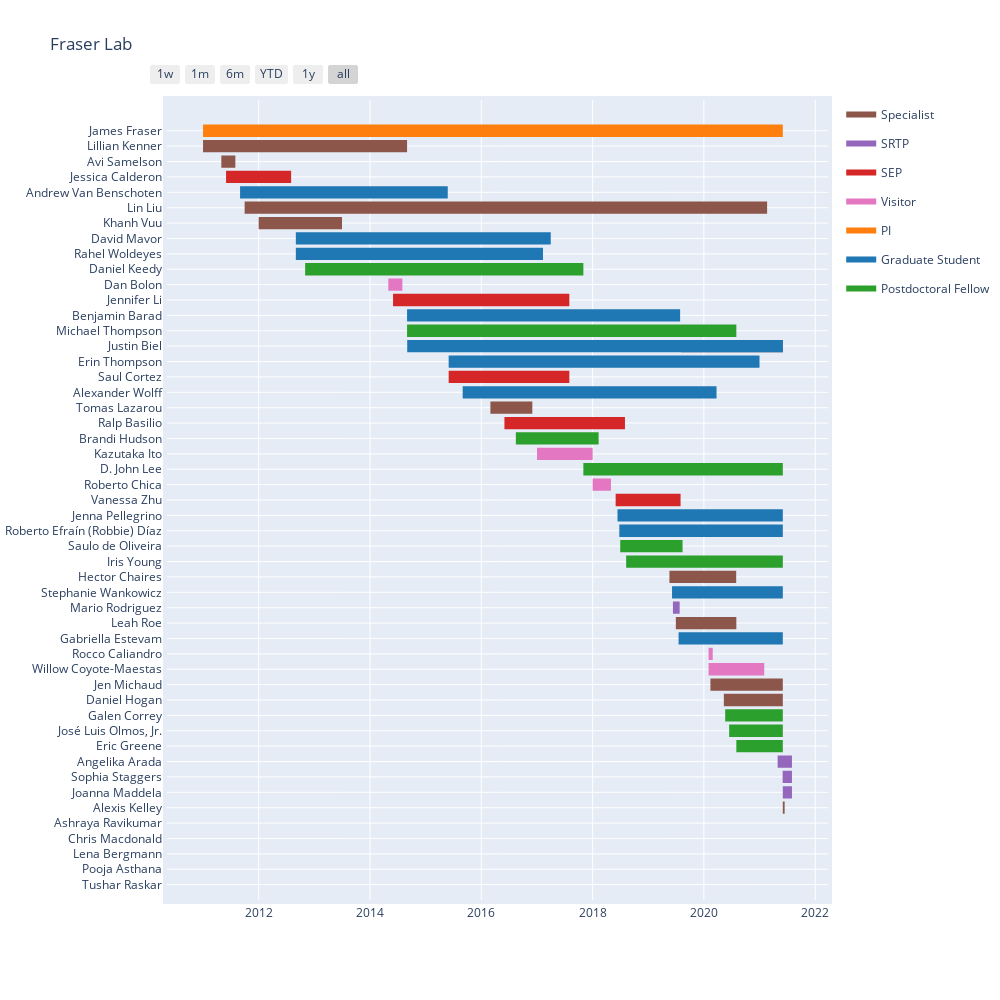

Source (notebook cell):
### Code cell
import plotly.figure_factory as ff
import plotly.graph_objects as go

# Gantt chart in Plotly has mandatory format of data columns
df.columns = ['Task', 'Start', 'Finish', 'Role']

fig_plotly = ff.create_gantt(df, index_col='Role', title='Fraser Lab',
                             show_colorbar=True, bar_width=0.4, showgrid_x=True, showgrid_y=True, group_tasks=True)

fig_plotly.update_layout(
    autosize=True,
    width=1000,
    height=1000,
    margin=go.layout.Margin(
        l=150,
        r=5,
        b=100,
        t=100,
        pad=4
    )
)

### Figure 1 — Plotly figure (JSON) as saved in the notebook; plotly's stock layout.template omitted (floating-point values rounded to 4 significant figures)
{"data": [{"fill": "toself", "fillcolor": "rgb(140, 86, 75)", "hoverinfo": "name", "legendgroup": "rgb(140, 86, 75)", "mode": "none", "name": "Specialist", "showlegend": true, "type": "scatter", "x": ["2011-01-01", "2014-09-01", "2014-09-01", "2011-01-01", "2011-01-01", "2011-05-01", "2011-08-01", "2011-08-01", "2011-05-01", "2011-05-01", "2011-10-01", "2021-02-19", "2021-02-19", "2011-10-01", "2011-10-01", "2012-01-01", "2013-07-01", "2013-07-01", "2012-01-01", "2012-01-01", "2016-03-01", "2016-12-01", "2016-12-01", "2016-03-01", "2016-03-01", "2019-05-20", "2020-07-31", "2020-07-31", "2019-05-20", "2019-05-20", "2019-07-01", "2020-08-01", "2020-08-01", "2019-07-01", "2019-07-01", "2019-08-05", "2021-06-02", "2021-06-02", "2019-08-05", "2019-08-05", "2020-02-13", "2021-06-02", "2021-06-02", "2020-02-13", "2020-02-13", "2020-05-11", "2021-06-02", "2021-06-02", "2020-05-11", "2020-05-11", "2021-06-14", "2021-06-02", "2021-06-02", "2021-06-14", "2021-06-14", null, null, null, null], "y": [47.6, 47.6, 48.4, 48.4, null, 46.6, 46.6, 47.4, 47.4, null, 43.6, 43.6, 44.4, 44.4, null, 42.6, 42.6, 43.4, 43.4, null, 30.6, 30.6, 31.4, 31.4, null, 19.6, 19.6, 20.4, 20.4, null, 16.6, 16.6, 17.4, 17.4, null, 34.6, 34.6, 35.4, 35.4, null, 12.6, 12.6, 13.4, 13.4, null, 11.6, 11.6, 12.4, 12.4, null, 4.6, 4.6, 5.4, 5.4, null, 1.6, 1.6, 2.4, 2.4]}, {"fill": "toself", "fillcolor": "rgb(148, 103, 189)", "hoverinfo": "name", "legendgroup": "rgb(148, 103, 189)", "mode": "none", "name": "SRTP", "showlegend": true, "type": "scatter", "x": ["2019-06-12", "2019-07-26", "2019-07-26", "2019-06-12", "2019-06-12", "2021-04-29", "2021-08-01", "2021-08-01", "2021-04-29", "2021-04-29", "2021-06-01", "2021-08-01", "2021-08-01", "2021-06-01", "2021-06-01", "2021-06-02", "2021-08-01", "2021-08-01", "2021-06-02"], "y": [17.6, 17.6, 18.4, 18.4, null, 7.6, 7.6, 8.4, 8.4, null, 6.6, 6.6, 7.4, 7.4, null, 5.6, 5.6, 6.4, 6.4]}, {"fill": "toself", "fillcolor": "rgb(214, 39, 40)", "hoverinfo": "name", "legendgroup": "rgb(214, 39, 40)", "mode": "none", "name": "SEP", "showlegend": true, "type": "scatter", "x": ["2011-06-01", "2012-08-01", "2012-08-01", "2011-06-01", "2011-06-01", "2014-06-01", "2017-08-01", "2017-08-01", "2014-06-01", "2014-06-01", "2015-06-01", "2017-08-01", "2017-08-01", "2015-06-01", "2015-06-01", "2016-06-01", "2018-08-01", "2018-08-01", "2016-06-01", "2016-06-01", "2018-06-01", "2019-08-01", "2019-08-01", "2018-06-01"], "y": [45.6, 45.6, 46.4, 46.4, null, 37.6, 37.6, 38.4, 38.4, null, 32.6, 32.6, 33.4, 33.4, null, 29.6, 29.6, 30.4, 30.4, null, 24.6, 24.6, 25.4, 25.4]}, {"fill": "toself", "fillcolor": "rgb(227, 119, 194)", "hoverinfo": "name", "legendgroup": "rgb(227, 119, 194)", "mode": "none", "name": "Visitor", "showlegend": true, "type": "scatter", "x": ["2014-05-01", "2014-08-01", "2014-08-01", "2014-05-01", "2014-05-01", "2017-01-01", "2018-01-01", "2018-01-01", "2017-01-01", "2017-01-01", "2018-01-01", "2018-05-01", "2018-05-01", "2018-01-01", "2018-01-01", "2020-02-01", "2020-02-28", "2020-02-28", "2020-02-01", "2020-02-01", "2020-02-01", "2021-01-31", "2021-01-31", "2020-02-01"], "y": [38.6, 38.6, 39.4, 39.4, null, 27.6, 27.6, 28.4, 28.4, null, 25.6, 25.6, 26.4, 26.4, null, 14.6, 14.6, 15.4, 15.4, null, 13.6, 13.6, 14.4, 14.4]}, {"fill": "toself", "fillcolor": "rgb(255, 127, 14)", "hoverinfo": "name", "legendgroup": "rgb(255, 127, 14)", "mode": "none", "name": "PI", "showlegend": true, "type": "scatter", "x": ["2011-01-01", "2021-06-02", "2021-06-02", "2011-01-01"], "y": [48.6, 48.6, 49.4, 49.4]}, {"fill": "toself", "fillcolor": "rgb(31, 119, 180)", "hoverinfo": "name", "legendgroup": "rgb(31, 119, 180)", "mode": "none", "name": "Graduate Student", "showlegend": true, "type": "scatter", "x": ["2011-09-01", "2015-05-26", "2015-05-26", "2011-09-01", "2011-09-01", "2012-09-01", "2017-04-01", "2017-04-01", "2012-09-01", "2012-09-01", "2012-09-01", "2017-02-09", "2017-02-09", "2012-09-01", "2012-09-01", "2014-09-01", "2019-07-29", "2019-07-29", "2014-09-01", "2014-09-01", "2014-09-02", "2021-06-02", "2021-06-02", "2014-09-02", "2014-09-02", "2015-06-01", "2020-12-31", "2020-12-31", "2015-06-01", "2015-06-01", "2015-09-01", "2020-03-24", "2020-03-24", "2015-09-01", "2015-09-01", "2018-06-13", "2021-06-02", "2021-06-02", "2018-06-13", "2018-06-13", "2018-06-25", "2021-06-02", "2021-06-02", "2018-06-25", "2018-06-25", "2019-06-06", "2021-06-02", "2021-06-02", "2019-06-06", "2019-06-06", "2019-07-19", "2021-06-02", "2021-06-02", "2019-07-19"], "y": [44.6, 44.6, 45.4, 45.4, null, 41.6, 41.6, 42.4, 42.4, null, 40.6, 40.6, 41.4, 41.4, null, 36.6, 36.6, 37.4, 37.4, null, 34.6, 34.6, 35.4, 35.4, null, 33.6, 33.6, 34.4, 34.4, null, 31.6, 31.6, 32.4, 32.4, null, 23.6, 23.6, 24.4, 24.4, null, 22.6, 22.6, 23.4, 23.4, null, 18.6, 18.6, 19.4, 19.4, null, 15.6, 15.6, 16.4, 16.4]}, {"fill": "toself", "fillcolor": "rgb(44, 160, 44)", "hoverinfo": "name", "legendgroup": "rgb(44, 160, 44)", "mode": "none", "name": "Postdoctoral Fellow", "showlegend": true, "type": "scatter", "x": ["2012-11-01", "2017-11-01", "2017-11-01", "2012-11-01", "2012-11-01", "2014-09-01", "2020-08-01", "2020-08-01", "2014-09-01", "2014-09-01", "2016-08-15", "2018-02-09", "2018-02-09", "2016-08-15", "2016-08-15", "2017-11-01", "2021-06-02", "2021-06-02", "2017-11-01", "2017-11-01", "2018-07-01", "2019-08-14", "2019-08-14", "2018-07-01", "2018-07-01", "2018-08-09", "2021-06-02", "2021-06-02", "2018-08-09", "2018-08-09", "2020-05-20", "2021-06-02", "2021-06-02", "2020-05-20", "2020-05-20", "2020-06-15", "2021-06-02", "2021-06-02", "2020-06-15", "2020-06-15", "2020-08-01", "2021-06-02", "2021-06-02", "2020-08-01", "2020-08-01", null, null, null, null, null, null, null, null, null, null, null, null, null, null, null, null, null, null, null], "y": [39.6, 39.6, 40.4, 40.4, null, 35.6, 35.6, 36.4, 36.4, null, 28.6, 28.6, 29.4, 29.4, null, 26.6, 26.6, 27.4, 27.4, null, 21.6, 21.6, 22.4, 22.4, null, 20.6, 20.6, 21.4, 21.4, null, 10.6, 10.6, 11.4, 11.4, null, 9.6, 9.6, 10.4, 10.4, null, 8.6, 8.6, 9.4, 9.4, null, 3.6, 3.6, 4.4, 4.4, null, 2.6, 2.6, 3.4, 3.4, null, 0.6, 0.6, 1.4, 1.4, null, -0.4, -0.4, 0.4, 0.4]}, {"legendgroup": "rgb(140, 86, 75)", "marker": {"color": "rgb(140, 86, 75)", "opacity": 0, "size": 1}, "mode": "markers", "name": "", "showlegend": false, "text": [null, null, null, null, null, null, null, null, null, null, null, null, null, null, null, null, null, null, null, null, null, null, null, null], "type": "scatter", "x": ["2011-01-01", "2014-09-01", "2011-05-01", "2011-08-01", "2011-10-01", "2021-02-19", "2012-01-01", "2013-07-01", "2016-03-01", "2016-12-01", "2019-05-20", "2020-07-31", "2019-07-01", "2020-08-01", "2019-08-05", "2021-06-02", "2020-02-13", "2021-06-02", "2020-05-11", "2021-06-02", "2021-06-14", "2021-06-02", null, null], "y": [48, 48, 47, 47, 44, 44, 43, 43, 31, 31, 20, 20, 17, 17, 35, 35, 13, 13, 12, 12, 5, 5, 2, 2]}, {"legendgroup": "rgb(148, 103, 189)", "marker": {"color": "rgb(148, 103, 189)", "opacity": 0, "size": 1}, "mode": "markers", "name": "", "showlegend": false, "text": [null, null, null, null, null, null, null, null], "type": "scatter", "x": ["2019-06-12", "2019-07-26", "2021-04-29", "2021-08-01", "2021-06-01", "2021-08-01", "2021-06-02", "2021-08-01"], "y": [18, 18, 8, 8, 7, 7, 6, 6]}, {"legendgroup": "rgb(214, 39, 40)", "marker": {"color": "rgb(214, 39, 40)", "opacity": 0, "size": 1}, "mode": "markers", "name": "", "showlegend": false, "text": [null, null, null, null, null, null, null, null, null, null], "type": "scatter", "x": ["2011-06-01", "2012-08-01", "2014-06-01", "2017-08-01", "2015-06-01", "2017-08-01", "2016-06-01", "2018-08-01", "2018-06-01", "2019-08-01"], "y": [46, 46, 38, 38, 33, 33, 30, 30, 25, 25]}, {"legendgroup": "rgb(227, 119, 194)", "marker": {"color": "rgb(227, 119, 194)", "opacity": 0, "size": 1}, "mode": "markers", "name": "", "showlegend": false, "text": [null, null, null, null, null, null, null, null, null, null], "type": "scatter", "x": ["2014-05-01", "2014-08-01", "2017-01-01", "2018-01-01", "2018-01-01", "2018-05-01", "2020-02-01", "2020-02-28", "2020-02-01", "2021-01-31"], "y": [39, 39, 28, 28, 26, 26, 15, 15, 14, 14]}, {"legendgroup": "rgb(255, 127, 14)", "marker": {"color": "rgb(255, 127, 14)", "opacity": 0, "size": 1}, "mode": "markers", "name": "", "showlegend": false, "text": [null, null], "type": "scatter", "x": ["2011-01-01", "2021-06-02"], "y": [49, 49]}, {"legendgroup": "rgb(31, 119, 180)", "marker": {"color": "rgb(31, 119, 180)", "opacity": 0, "size": 1}, "mode": "markers", "name": "", "showlegend": false, "text": [null, null, null, null, null, null, null, null, null, null, null, null, null, null, null, null, null, null, null, null, null, null], "type": "scatter", "x": ["2011-09-01", "2015-05-26", "2012-09-01", "2017-04-01", "2012-09-01", "2017-02-09", "2014-09-01", "2019-07-29", "2014-09-02", "2021-06-02", "2015-06-01", "2020-12-31", "2015-09-01", "2020-03-24", "2018-06-13", "2021-06-02", "2018-06-25", "2021-06-02", "2019-06-06", "2021-06-02", "2019-07-19", "2021-06-02"], "y": [45, 45, 42, 42, 41, 41, 37, 37, 35, 35, 34, 34, 32, 32, 24, 24, 23, 23, 19, 19, 16, 16]}, {"legendgroup": "rgb(44, 160, 44)", "marker": {"color": "rgb(44, 160, 44)", "opacity": 0, "size": 1}, "mode": "markers", "name": "", "showlegend": false, "text": [null, null, null, null, null, null, null, null, null, null, null, null, null, null, null, null, null, null, null, null, null, null, null, null, null, null], "type": "scatter", "x": ["2012-11-01", "2017-11-01", "2014-09-01", "2020-08-01", "2016-08-15", "2018-02-09", "2017-11-01", "2021-06-02", "2018-07-01", "2019-08-14", "2018-08-09", "2021-06-02", "2020-05-20", "2021-06-02", "2020-06-15", "2021-06-02", "2020-08-01", "2021-06-02", null, null, null, null, null, null, null, null], "y": [40, 40, 36, 36, 29, 29, 27, 27, 22, 22, 21, 21, 11, 11, 10, 10, 9, 9, 4, 4, 3, 3, 1, 1, 0, 0]}], "layout": {"autosize": true, "height": 1000, "hovermode": "closest", "margin": {"b": 100, "l": 150, "pad": 4, "r": 5, "t": 100}, "showlegend": true, "title": {"text": "Fraser Lab"}, "width": 1000, "xaxis": {"rangeselector": {"buttons": [{"count": 7, "label": "1w", "step": "day", "stepmode": "backward"}, {"count": 1, "label": "1m", "step": "month", "stepmode": "backward"}, {"count": 6, "label": "6m", "step": "month", "stepmode": "backward"}, {"count": 1, "label": "YTD", "step": "year", "stepmode": "todate"}, {"count": 1, "label": "1y", "step": "year", "stepmode": "backward"}, {"step": "all"}]}, "showgrid": true, "type": "date", "zeroline": false}, "yaxis": {"autorange": false, "range": [-1, 51], "showgrid": true, "ticktext": ["Tushar Raskar", "Pooja Asthana", "Lena Bergmann", "Chris Macdonald", "Ashraya Ravikumar", "Alexis Kelley", "Joanna Maddela", "Sophia Staggers", "Angelika Arada", "Eric Greene", "José Luis Olmos, Jr.", "Galen Correy", "Daniel Hogan", "Jen Michaud", "Willow Coyote-Maestas", "Rocco Caliandro", "Gabriella Estevam", "Leah Roe", "Mario Rodriguez", "Stephanie Wankowicz", "Hector Chaires", "Iris Young", "Saulo de Oliveira", "Roberto Efraín (Robbie) Díaz", "Jenna Pellegrino", "Vanessa Zhu", "Roberto Chica", "D. John Lee", "Kazutaka Ito", "Brandi Hudson", "Ralp Basilio", "Tomas Lazarou", "Alexander Wolff", "Saul Cortez", "Erin Thompson", "Justin Biel", "Michael Thompson", "Benjamin Barad", "Jennifer Li", "Dan Bolon", "Daniel Keedy", "Rahel Woldeyes", "David Mavor", "Khanh Vuu", "Lin Liu", "Andrew Van Benschoten", "Jessica Calderon", "Avi Samelson", "Lillian Kenner", "James Fraser"], "tickvals": [0, 1, 2, 3, 4, 5, 6, 7, 8, 9, 10, 11, 12, 13, 14, 15, 16, 17, 18, 19, 20, 21, 22, 23, 24, 25, 26, 27, 28, 29, 30, 31, 32, 33, 34, 35, 36, 37, 38, 39, 40, 41, 42, 43, 44, 45, 46, 47, 48, 49], "zeroline": false}}}
